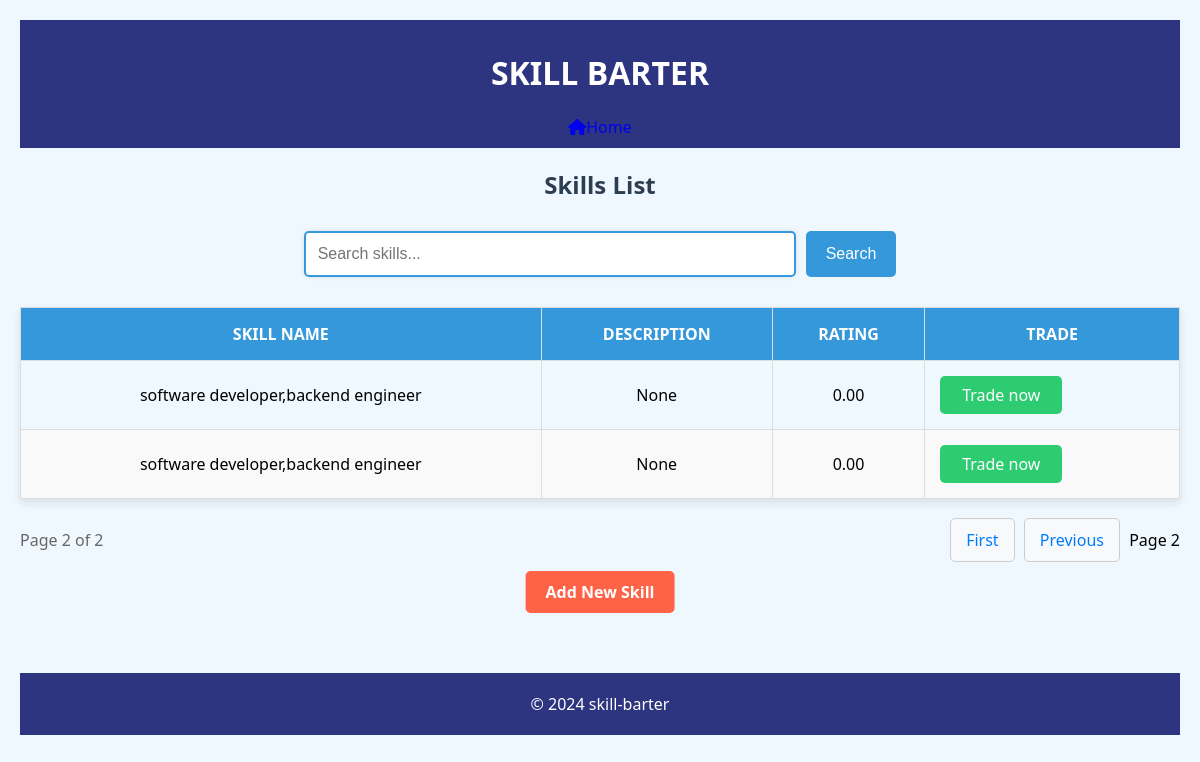
Page /accounts/skills/?page=2&q= (signed in) on the earlier database version.
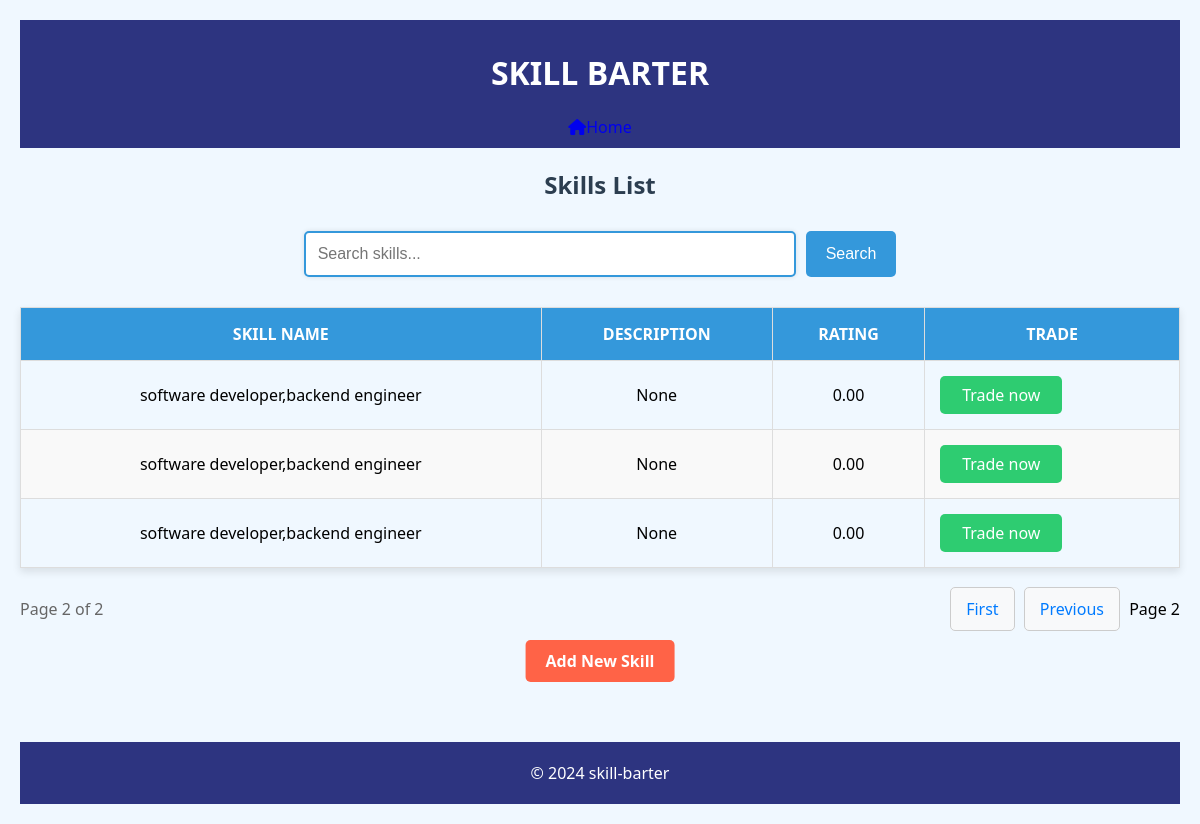
Same page on the later database version.
### accounts/models.py (models this page shows, shortened)
class Skill(models.Model):
    user = models.ForeignKey(User, on_delete=models.CASCADE,related_name='skills')  # Link skill to a user
    skill_name = models.CharField(max_length=100)  # Name of the skill
    description = models.TextField(blank=True, null=True)  # Optional description of the skill
    rating = models.DecimalField(max_digits=3, decimal_places=2, default=0)  # Optional rating for the skill
    rating_count = models.IntegerField(default=0)  # To track how many ratings a skill has

### accounts/views.py (the view)
# urls.py: path('skills/', views.skill_list, name='skill_list'),
@login_required
def skill_list(request):
    query = request.GET.get('q', '')
    current_user_skills = Skill.objects.filter(user=request.user).values_list('skill_name', flat=True)
    if query:
        skills = Skill.objects.filter(
            Q(skill_name__icontains=query) | Q(description__icontains=query)  # noqa: E0602
        ).exclude(skill_name__in=current_user_skills)
    else:
        skills = Skill.objects.exclude(skill_name__in=current_user_skills)
    paginator = Paginator(skills, 5)  # Show 5 skills per page
    page_number = request.GET.get('page')  # Get the current page number
    skills_page = paginator.get_page(page_number)  # Get skills for that page
    return render(request, 'skill_list.html', {'skills': skills_page, 'query': query})  # Pass paginated skills to template

### accounts/templates/skill_list.html (shortened to what this page needs)
{% extends "base_profile.html" %}
{% block content %}
<head>
</head>
<h2>Skills List</h2>
<form method="get" action="{% url 'skill_list' %}">
    <input type="text" name="q" placeholder="Search skills..." value="{{ query }}">
    <button type="submit">Search</button>
</form>
<table>
    <thead>
        <tr>
            <th>Skill Name</th>
            <th>Description</th>
            <th>Rating</th>
            <th>Trade</th>
        </tr>
    </thead>
    <tbody>
        {% for skill in skills %}
        <tr>
            <td>{{ skill.skill_name }}</td>
            <td>{{ skill.description }}</td>
            <td>{{ skill.rating }}</td>
            <td><a href="{% url 'initiate_trade' %}?skill_id={{ skill.id }}" class="button">Trade now</a></td>
        </tr>
        {% empty %}
        <tr>
            <td colspan="4" class="no-skills">No skills available.</td>
        </tr>
        {% endfor %}
    </tbody>
</table>
<div class="pagination-container">
    <span class="pagination-info">Page {{ skills.number }} of {{ skills.paginator.num_pages }}</span>
    <div class="pagination-links">
        {% if skills.has_previous %}
            <a href="?page=1&q={{ query }}">First</a>
            <a href="?page={{ skills.previous_page_number }}&q={{ query }}">Previous</a>
        {% endif %}
        <span>Page {{ skills.number }}</span>
    </div>
</div>
<a href="{% url 'add_skill' %}" class="add-skill-link">Add New Skill</a>
{% endblock %}

Differences in the rows shown:
added Skill: skill_name "software developer,backend engineer", description "None", rating "0.00"
